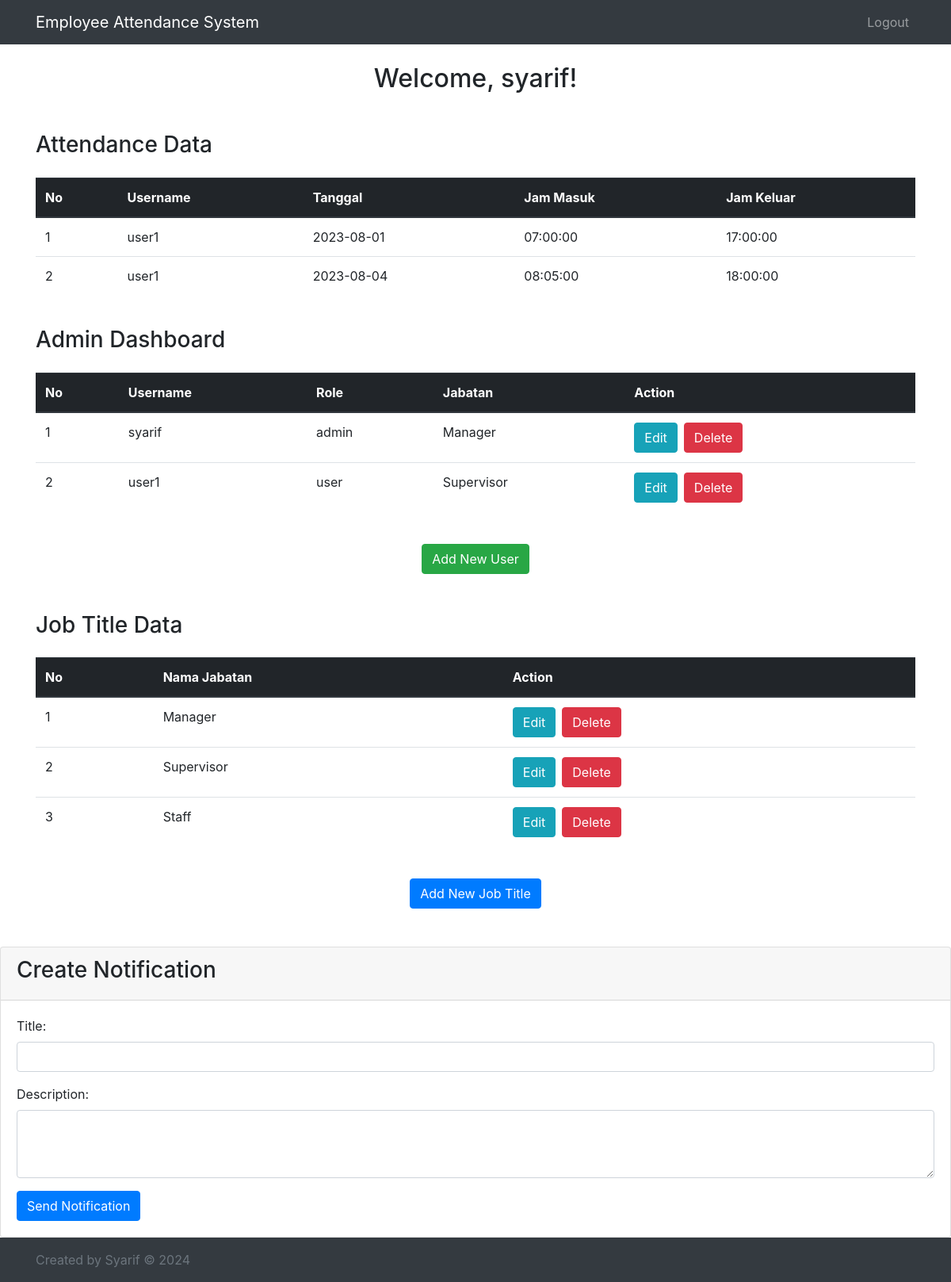
The page /admin/dashboard_admin.php (signed in) on the database its author committed.
### tables this page shows
CREATE TABLE `absensi` (
  `id_absensi` int(11) NOT NULL,
  `id_karyawan` int(11) NOT NULL,
  `tanggal` date NOT NULL,
  `jam_masuk` time NOT NULL,
  `jam_keluar` time NOT NULL
);

CREATE TABLE `users` (
  `id` int(11) NOT NULL,
  `username` varchar(50) NOT NULL,
  `password` varchar(255) NOT NULL,
  `role` enum('admin','user') NOT NULL,
  `id_jabatan` int(11) DEFAULT NULL
);

CREATE TABLE `jabatan` (
  `id` int(11) NOT NULL,
  `nama_jabatan` varchar(100) NOT NULL
);

### functions.php (the view, shortened to what this page needs)
<?php
function displayAbsensiAdmin($conn) {
    $sql = "SELECT absensi.*, users.username FROM absensi JOIN users ON absensi.id_karyawan = users.id";
    $result = mysqli_query($conn, $sql);
    if (mysqli_num_rows($result) > 0) {
        echo '<table class="table">';
        echo '<thead class="thead-dark">';
        echo '<tr>';
        echo '<th>No</th>';
        echo '<th>Username</th>';
        echo '<th>Tanggal</th>';
        echo '<th>Jam Masuk</th>';
        echo '<th>Jam Keluar</th>';
        echo '</tr>';
        echo '</thead>';
        echo '<tbody>';
        $no = 1;
        while ($row = mysqli_fetch_assoc($result)) {
            echo '<tr>';
            echo '<td>' . $no . '</td>';
            $no++ ;
            echo '<td>' . $row['username'] . '</td>';
            echo '<td>' . $row['tanggal'] . '</td>';
            echo '<td>' . $row['jam_masuk'] . '</td>';
            echo '<td>' . $row['jam_keluar'] . '</td>';
            echo '</tr>';
        }
        echo '</tbody>';
        echo '</table>';
    } else {
        echo 'Tidak ada data yang ditemukan.';
    }
}
function displayUsers($conn) {
    $sql = "SELECT * FROM users";
    $result = mysqli_query($conn, $sql);
    if (mysqli_num_rows($result) > 0) {
        echo '<table class="table">';
        echo '<thead class="thead-dark">';
        echo '<tr>';
        echo '<th>No</th>';
        echo '<th>Username</th>';
        echo '<th>Role</th>';
        echo '<th>Jabatan</th>';
        echo '<th>Action</th>';
        echo '</tr>';
        echo '</thead>';
        echo '<tbody>';
        $no = 1;
        while ($row = mysqli_fetch_assoc($result)) {
            echo '<tr>';
            echo '<td>' . $no . '</td>';
            $no++;
            echo '<td>' . $row['username'] . '</td>';
            echo '<td>' . $row['role'] . '</td>';
            echo '<td>' . getJabatanName($conn, $row['id_jabatan']) . '</td>';
            echo '<td>';
            echo '<a href="edit_user.php?id=' . $row['id'] . '" class="btn btn-info">Edit</a>';
            echo '<a href="delete_user.php?id=' . $row['id'] . '" class="btn btn-danger ml-2">Delete</a>';
            echo '</td>';
            echo '</tr>';
        }
        echo '</tbody>';
        echo '</table>';
    } else {
        echo 'Tidak ada data yang ditemukan.';
    }
}
function displayJabatanAdmin($conn) {
    $sql = "SELECT * FROM jabatan";
    $result = mysqli_query($conn, $sql);
    if (mysqli_num_rows($result) > 0) {
        echo '<table class="table">';
        echo '<thead class="thead-dark">';
        echo '<tr>';
        echo '<th>No</th>';
        echo '<th>Nama Jabatan</th>';
        echo '<th>Action</th>';
        echo '</tr>';
        echo '</thead>';
        echo '<tbody>';
        $no = 1;
        while ($row = mysqli_fetch_assoc($result)) {
            echo '<tr>';
            echo '<td>' . $no . '</td>';
            $no++;
            echo '<td>' . $row['nama_jabatan'] . '</td>';
            echo '<td>';
            echo '<a href="edit_jabatan.php?id=' . $row['id'] . '" class="btn btn-info">Edit</a>';
            echo '<a href="delete_jabatan.php?id=' . $row['id'] . '" class="btn btn-danger ml-2">Delete</a>';
            echo '</td>';
            echo '</tr>';
        }
        echo '</tbody>';
        echo '</table>';
    } else {
        echo 'Tidak ada data yang ditemukan.';
    }
}
function getJabatanName($conn, $jabatan_id) {
    $sql = "SELECT nama_jabatan FROM jabatan WHERE id = $jabatan_id";
    $result = mysqli_query($conn, $sql);
    if ($result && mysqli_num_rows($result) > 0) {
        $row = mysqli_fetch_assoc($result);
        return $row['nama_jabatan'];
    }
    return 'N/A';
}
?>

### admin/dashboard_admin.php (shortened to what this page needs)
<?php
require_once '../functions.php';
require_once '../db_config.php';
?>
<!DOCTYPE html>
<html lang="en">
<head>
    <link rel="stylesheet" href="../css/bootstrap.min.css">
</head>
<body>
    <nav class="navbar navbar-expand-md navbar-dark bg-dark sticky-top">
        <div class="container">
            <a class="navbar-brand" href="#">Employee Attendance System</a>
            <div class="collapse navbar-collapse" id="navbarNav">
                <ul class="navbar-nav ml-auto">
                    <li class="nav-item">
                        <a class="nav-link" href="../logout.php">Logout</a>
                    </li>
                </ul>
            </div>
        </div>
    </nav>
    <div class="container mt-4">
        <h2 class="text-center">Welcome, <?php echo $_SESSION['username']; ?>!</h2>
        <div class="mt-5">
            <h3>Attendance Data</h3>
            <div class="table-responsive">
                <table class="table table-striped table-bordered bg-light table-separator">
                    <tbody>
                        <?php displayAbsensiAdmin($conn); ?>
                    </tbody>
                </table>
            </div>
        </div>
        <div class="mt-4">
            <h3>Admin Dashboard</h3>
            <div class="table-responsive">
                <table class="table table-striped table-bordered bg-light table-separator">
                    <tbody>
                        <?php displayUsers($conn); ?>
                    </tbody>
                </table>
            </div>
        </div>
        <div class="text-center">
            <a href="create_user.php" class="btn btn-success mt-4">Add New User</a>
        </div>
        <div class="mt-5">
            <h3>Job Title Data</h3>
            <div class="table-responsive">
                <table class="table table-striped table-bordered bg-light table-separator">
                    <tbody>
                        <?php displayJabatanAdmin($conn); ?>
                    </tbody>
                </table>
            </div>
        </div>
        <div class="text-center">
            <a href="create_jabatan.php" class="btn btn-primary mt-4">Add New Job Title</a>
        </div>
    </div>
    <div class="card mt-5">
    <div class="card-header">
        <h3>Create Notification</h3>
    </div>
    <div class="card-body">
        <form method="post" action="<?php echo htmlspecialchars($_SERVER["PHP_SELF"]);?>">
            <div class="form-group">
                <label for="judul">Title:</label>
                <input type="text" class="form-control" id="judul" name="judul" required>
            </div>
            <div class="form-group">
                <label for="deskripsi">Description:</label>
                <textarea class="form-control" id="deskripsi" name="deskripsi" rows="3" required></textarea>
            </div>
            <button type="submit" name="submitNotifikasiAdmin" class="btn btn-primary">Send Notification</button>
        </form>
    </div>
</div>
    <footer class="footer mt-auto py-3 bg-dark">
        <div class="container">
            <span class="text-muted">Created by Syarif &copy; <?php echo date('Y'); ?></span>
        </div>
    </footer>
</body>
</html>

### admin/dashboard_admin.php (style rules this page uses)
.table-separator { border-bottom: 2px solid #ccc; }
.mt-5 { margin-top: 3rem; }
.sticky-top { position: sticky; top: 0; z-index: 1020; background-color: #343a40; }

### rows shown on the page
absensi: id_karyawan.username "user1", tanggal "2023-08-01", jam_masuk "07:00:00", jam_keluar "17:00:00"
absensi: id_karyawan.username "user1", tanggal "2023-08-04", jam_masuk "08:05:00", jam_keluar "18:00:00"
users: username "syarif", role "admin", id_jabatan.nama_jabatan "Manager"
users: username "user1", role "user", id_jabatan.nama_jabatan "Supervisor"
jabatan: nama_jabatan "Manager"
jabatan: nama_jabatan "Supervisor"
jabatan: nama_jabatan "Staff"

### other values the page prints
$_SESSION['username'] "syarif"
